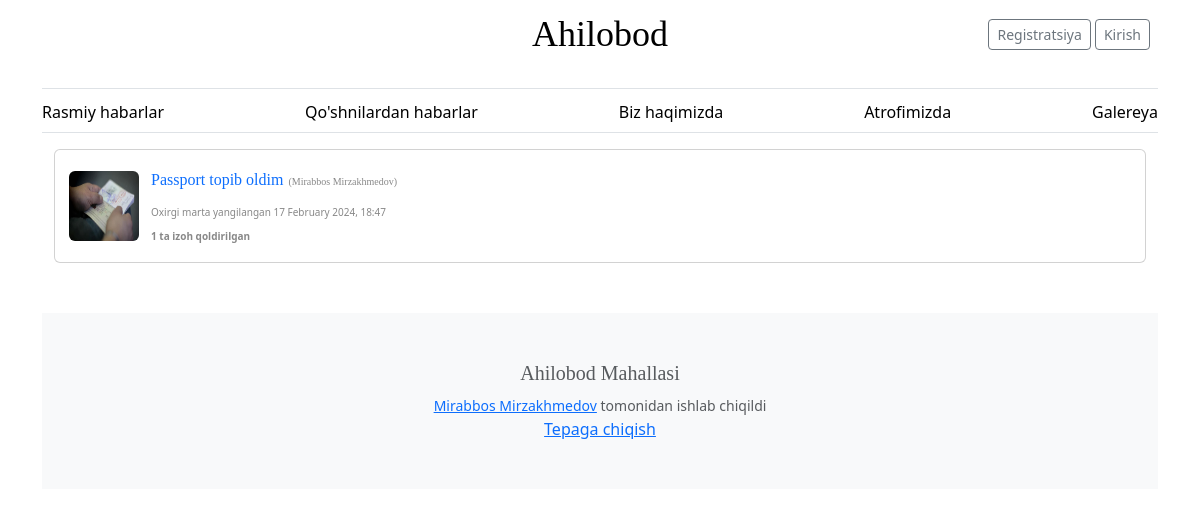
Screenshot of /post-neighbors/ with the database file from the repository.
### webapp/models.py (models this page shows, shortened)
class PostNeighbors(models.Model):
    n_post_id = models.AutoField(primary_key=True)
    title = models.CharField(max_length=255)
    full_text = RichTextField(blank=True, null=True)
    created_at = models.DateTimeField(default=timezone.now)
    user_id = models.ForeignKey(User, on_delete=models.CASCADE,
                                related_name='neighbors_posts')
    updated_at = models.DateTimeField(auto_now=True)
    image = models.ImageField(upload_to='posts/',
                              default='posts/default.webp')

class User(AbstractUser):
    user_id = models.AutoField(primary_key=True)
    phone_number = models.CharField(max_length=20)
    profile_pic = models.ImageField(null=True, upload_to='profile/')
    bio = models.TextField(blank=True, null=True)
    created_at = models.DateTimeField(default=timezone.now)
    updated_at = models.DateTimeField(auto_now=True)

class NeighborComment(models.Model):
    comment_id = models.AutoField(primary_key=True)
    post = models.ForeignKey(PostNeighbors, on_delete=models.CASCADE, related_name='neighbor_comments')
    user = models.ForeignKey(User, on_delete=models.CASCADE, related_name='neighbor_comments')
    comment_text = models.TextField()
    created_at = models.DateTimeField(default=timezone.now)

### webapp/views.py (the view)
# urls.py: path('post-neighbors/', views.neighbors, name='neighbors'),
def neighbors(request):
    neighbors = PostNeighbors.objects.all().order_by('-created_at')
    data = {
        'title': "Qo'shnilardan yangilik",
        'neighbors': neighbors
    }
    return render(request, 'webapp/neighbors.html', data)

### webapp/templates/webapp/neighbors.html (shortened to what this page needs)
{% extends 'webapp/layout.html' %}
{% block body%}
{% for neighbor in neighbors %}
    <div class="card tweets">
        <div class="card-body">
            <div class="row align-items-center">
                <div class="col-md-1">
                    <img src="{{ neighbor.image.url }}" class="img-thumbnail img-center">
                </div>
                <div class="col-md-11">
                    <h5 class="card-title">
                        <a href="{% url 'neighbor-news-detail' neighbor.n_post_id %}">{{ neighbor.title }}</a> <span>({{ neighbor.user_id.first_name }} {{ neighbor.user_id.last_name }})</span>
                    </h5>
                    <p class="card-text">
                        <span>Oxirgi marta yangilangan {{ neighbor.updated_at|date:"j F Y, G:i" }}</span><br>
                        <strong><span>{{ neighbor.neighbor_comments.all|length }} ta izoh qoldirilgan</span></strong>
                    </p>
                </div>
            </div>
        </div>
    </div>
{% endfor %}
{% endblock %}

### webapp/static/css/blog.css (style rules this page uses)
h1, h2, h3, h4, h5, h6 { font-family: "Playfair Display", Georgia, "Times New Roman", serif; }
.row { margin-bottom: 20px; }
.tweets { margin-top: 10px !important; margin-bottom: 10px !important; text-decoration: none; }
.tweets a { font-size: medium !important; text-decoration: none !important; }
.tweets span { color: #888 !important; font-size: x-small !important; }
.tweets img { width: 70px !important; height: 70px !important; }
.tweets .row { margin-bottom: 0 !important; }
.tweets .row img { border: none !important; padding: 0 !important; }
.tweets .col-md-1 { width: 70px !important; height: 70px !important; padding: 0 !important; }
.align-items-center { padding-left: 10px !important; padding-right: 10px !important; }

### rows the page displays
PostNeighbors: image (picture), title "Passport topib oldim", user_id.first_name "Mirabbos", user_id.last_name "Mirzakhmedov", updated_at "17 February 2024, 18:47", neighbor_comments.all|length "1"
